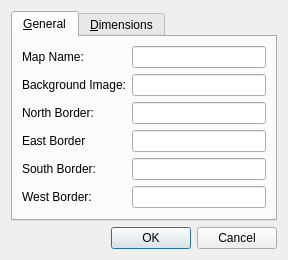
<?xml version="1.0" encoding="UTF-8"?>
<ui version="4.0">
 <class>MapPropertiesDialog</class>
 <widget class="QDialog" name="MapPropertiesDialog">
  <property name="geometry">
   <rect>
    <x>0</x>
    <y>0</y>
    <width>288</width>
    <height>260</height>
   </rect>
  </property>
  <property name="windowTitle">
   <string>Map Properties</string>
  </property>
  <property name="modal">
   <bool>true</bool>
  </property>
  <layout class="QVBoxLayout" name="verticalLayout">
   <item>
    <widget class="QTabWidget" name="tabWidget">
     <property name="currentIndex">
      <number>0</number>
     </property>
     <widget class="QWidget" name="GeneralTab">
      <attribute name="title">
       <string>&amp;General</string>
      </attribute>
      <layout class="QVBoxLayout" name="verticalLayout_2">
       <item>
        <layout class="QFormLayout" name="formLayout">
         <property name="labelAlignment">
          <set>Qt::AlignLeading|Qt::AlignLeft|Qt::AlignVCenter</set>
         </property>
         <item row="0" column="0">
          <widget class="QLabel" name="mapNameLabel">
           <property name="whatsThis">
            <string>The name of this map.  This may be displayed at the top of the client and should be human-readable.</string>
           </property>
           <property name="text">
            <string>Map Name:</string>
           </property>
          </widget>
         </item>
         <item row="0" column="1">
          <widget class="QLineEdit" name="MapNameEdit"/>
         </item>
         <item row="1" column="0">
          <widget class="QLabel" name="backgroundImageLabel">
           <property name="whatsThis">
            <string>&lt;!DOCTYPE HTML PUBLIC &quot;-//W3C//DTD HTML 4.0//EN&quot; &quot;http://www.w3.org/TR/REC-html40/strict.dtd&quot;&gt;
&lt;html&gt;&lt;head&gt;&lt;meta name=&quot;qrichtext&quot; content=&quot;1&quot; /&gt;&lt;style type=&quot;text/css&quot;&gt;
p, li { white-space: pre-wrap; }
&lt;/style&gt;&lt;/head&gt;&lt;body style=&quot; font-family:'Sans Serif'; font-size:8pt; font-weight:400; font-style:normal;&quot;&gt;
&lt;p style=&quot; margin-top:0px; margin-bottom:0px; margin-left:0px; margin-right:0px; -qt-block-indent:0; text-indent:0px;&quot;&gt;(Optional) The name of an image file to show behind the map.  This file must be in the &lt;span style=&quot; font-style:italic;&quot;&gt;Backgrounds&lt;/span&gt; folder of your server's resources.  Leave blank to use the default black background.&lt;/p&gt;&lt;/body&gt;&lt;/html&gt;</string>
           </property>
           <property name="text">
            <string>Background Image:</string>
           </property>
          </widget>
         </item>
         <item row="1" column="1">
          <widget class="QLineEdit" name="BackgroundImageEdit"/>
         </item>
         <item row="2" column="0">
          <widget class="QLabel" name="northBorderLabel">
           <property name="whatsThis">
            <string>(Optional) The filename of the map which lies along the north border of this map.  The specified map must have the same width as this map.  Leave blank to use none.</string>
           </property>
           <property name="text">
            <string>North Border:</string>
           </property>
          </widget>
         </item>
         <item row="2" column="1">
          <widget class="QLineEdit" name="NorthBorderEdit"/>
         </item>
         <item row="3" column="0">
          <widget class="QLabel" name="eastBorderLabel">
           <property name="whatsThis">
            <string>(Optional) The filename of the map which lies along the east border of this map.  The specified map must have the same height as this map.  Leave blank to use none.</string>
           </property>
           <property name="text">
            <string>East Border</string>
           </property>
          </widget>
         </item>
         <item row="3" column="1">
          <widget class="QLineEdit" name="EastBorderEdit"/>
         </item>
         <item row="4" column="0">
          <widget class="QLabel" name="southBorderLabel">
           <property name="whatsThis">
            <string>(Optional) The filename of the map which lies along the south border of this map.  The specified map must have the same width as this map.  Leave blank to use none.</string>
           </property>
           <property name="text">
            <string>South Border:</string>
           </property>
          </widget>
         </item>
         <item row="4" column="1">
          <widget class="QLineEdit" name="SouthBorderEdit"/>
         </item>
         <item row="5" column="0">
          <widget class="QLabel" name="westBorderLabel">
           <property name="whatsThis">
            <string>(Optional) The filename of the map which lies along the west border of this map.  The specified map must have the same height as this map.  Leave blank to use none.</string>
           </property>
           <property name="text">
            <string>West Border:</string>
           </property>
          </widget>
         </item>
         <item row="5" column="1">
          <widget class="QLineEdit" name="WestBorderEdit"/>
         </item>
        </layout>
       </item>
      </layout>
     </widget>
     <widget class="QWidget" name="DimensionsTab">
      <attribute name="title">
       <string>&amp;Dimensions</string>
      </attribute>
      <layout class="QVBoxLayout" name="verticalLayout_3">
       <item>
        <layout class="QFormLayout" name="formLayout_2">
         <property name="labelAlignment">
          <set>Qt::AlignLeading|Qt::AlignLeft|Qt::AlignVCenter</set>
         </property>
         <item row="0" column="0">
          <widget class="QLabel" name="widthLabel">
           <property name="whatsThis">
            <string>The width of this map, in tiles.  Must be greater than zero.</string>
           </property>
           <property name="text">
            <string>Width:</string>
           </property>
          </widget>
         </item>
         <item row="0" column="1">
          <widget class="QSpinBox" name="WidthSpin">
           <property name="minimum">
            <number>1</number>
           </property>
           <property name="maximum">
            <number>2000000</number>
           </property>
          </widget>
         </item>
         <item row="1" column="0">
          <widget class="QLabel" name="heightLabel">
           <property name="whatsThis">
            <string>The height of this map, in tiles.  Must be greater than zero.</string>
           </property>
           <property name="text">
            <string>Height:</string>
           </property>
          </widget>
         </item>
         <item row="1" column="1">
          <widget class="QSpinBox" name="HeightSpin">
           <property name="minimum">
            <number>1</number>
           </property>
           <property name="maximum">
            <number>2000000</number>
           </property>
           <property name="singleStep">
            <number>1</number>
           </property>
          </widget>
         </item>
         <item row="2" column="0">
          <widget class="QLabel" name="depthLabel">
           <property name="whatsThis">
            <string>The number of layers which this map consists of.  Must be at least 2.</string>
           </property>
           <property name="text">
            <string>Depth:</string>
           </property>
          </widget>
         </item>
         <item row="2" column="1">
          <widget class="QSpinBox" name="DepthSpin">
           <property name="minimum">
            <number>2</number>
           </property>
           <property name="maximum">
            <number>2000000</number>
           </property>
          </widget>
         </item>
         <item row="3" column="0">
          <widget class="QLabel" name="playerDepthLabel">
           <property name="whatsThis">
            <string>The layer at which objects (such as players, items, and NPCs) are shown.  Layers are numbered starting from 0.  Layers below the player depth will be obscured by any objects; likewise, the objects will be obscured by the layers above this.  Must be at least 2.</string>
           </property>
           <property name="text">
            <string>Player Depth:</string>
           </property>
          </widget>
         </item>
         <item row="3" column="1">
          <widget class="QSpinBox" name="PlayerDepthSpin">
           <property name="minimum">
            <number>2</number>
           </property>
           <property name="maximum">
            <number>2000000</number>
           </property>
          </widget>
         </item>
        </layout>
       </item>
      </layout>
     </widget>
    </widget>
   </item>
   <item>
    <widget class="QDialogButtonBox" name="buttonBox">
     <property name="orientation">
      <enum>Qt::Horizontal</enum>
     </property>
     <property name="standardButtons">
      <set>QDialogButtonBox::Cancel|QDialogButtonBox::Ok</set>
     </property>
    </widget>
   </item>
  </layout>
 </widget>
 <resources/>
 <connections>
  <connection>
   <sender>buttonBox</sender>
   <signal>accepted()</signal>
   <receiver>MapPropertiesDialog</receiver>
   <slot>accept()</slot>
   <hints>
    <hint type="sourcelabel">
     <x>248</x>
     <y>254</y>
    </hint>
    <hint type="destinationlabel">
     <x>157</x>
     <y>274</y>
    </hint>
   </hints>
  </connection>
  <connection>
   <sender>buttonBox</sender>
   <signal>rejected()</signal>
   <receiver>MapPropertiesDialog</receiver>
   <slot>reject()</slot>
   <hints>
    <hint type="sourcelabel">
     <x>316</x>
     <y>260</y>
    </hint>
    <hint type="destinationlabel">
     <x>286</x>
     <y>274</y>
    </hint>
   </hints>
  </connection>
 </connections>
</ui>
